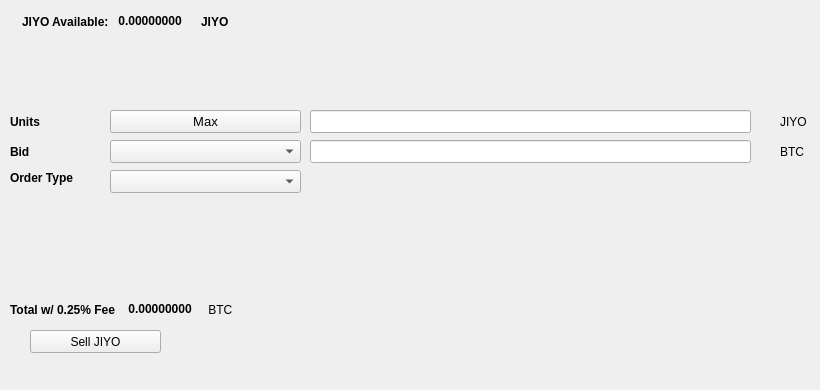
   <widget class="QWidget" name="SellTab">
    <attribute name="title">
     <string>Sell</string>
    </attribute>
    <widget class="QLabel" name="label_16">
     <property name="geometry">
      <rect>
       <x>780</x>
       <y>140</y>
       <width>31</width>
       <height>23</height>
      </rect>
     </property>
     <property name="text">
      <string>BTC</string>
     </property>
    </widget>
    <widget class="QComboBox" name="SellBidcomboBox">
     <property name="geometry">
      <rect>
       <x>110</x>
       <y>140</y>
       <width>191</width>
       <height>23</height>
      </rect>
     </property>
     <property name="font">
      <font>
       <pointsize>10</pointsize>
      </font>
     </property>
    </widget>
    <widget class="QLabel" name="label_18">
     <property name="geometry">
      <rect>
       <x>10</x>
       <y>110</y>
       <width>46</width>
       <height>23</height>
      </rect>
     </property>
     <property name="font">
      <font>
       <weight>75</weight>
       <bold>true</bold>
      </font>
     </property>
     <property name="text">
      <string>Units</string>
     </property>
    </widget>
    <widget class="QPushButton" name="Sell_Max_Amount">
     <property name="geometry">
      <rect>
       <x>110</x>
       <y>110</y>
       <width>191</width>
       <height>23</height>
      </rect>
     </property>
     <property name="font">
      <font>
       <pointsize>10</pointsize>
      </font>
     </property>
     <property name="text">
      <string>Max</string>
     </property>
    </widget>
    <widget class="QLabel" name="label_20">
     <property name="geometry">
      <rect>
       <x>10</x>
       <y>170</y>
       <width>91</width>
       <height>16</height>
      </rect>
     </property>
     <property name="font">
      <font>
       <weight>75</weight>
       <bold>true</bold>
      </font>
     </property>
     <property name="text">
      <string>Order Type</string>
     </property>
    </widget>
    <widget class="QComboBox" name="SellOrdertypeCombo">
     <property name="geometry">
      <rect>
       <x>110</x>
       <y>170</y>
       <width>191</width>
       <height>23</height>
      </rect>
     </property>
     <property name="font">
      <font>
       <pointsize>10</pointsize>
      </font>
     </property>
    </widget>
    <widget class="QLabel" name="label_21">
     <property name="geometry">
      <rect>
       <x>10</x>
       <y>140</y>
       <width>46</width>
       <height>23</height>
      </rect>
     </property>
     <property name="font">
      <font>
       <weight>75</weight>
       <bold>true</bold>
      </font>
     </property>
     <property name="text">
      <string>Bid</string>
     </property>
    </widget>
    <widget class="QLabel" name="label_22">
     <property name="geometry">
      <rect>
       <x>780</x>
       <y>110</y>
       <width>31</width>
       <height>23</height>
      </rect>
     </property>
     <property name="text">
      <string>JIYO</string>
     </property>
    </widget>
    <widget class="QLineEdit" name="UnitsInputJIYO">
     <property name="geometry">
      <rect>
       <x>310</x>
       <y>110</y>
       <width>441</width>
       <height>23</height>
      </rect>
     </property>
     <property name="font">
      <font>
       <pointsize>9</pointsize>
       <weight>75</weight>
       <bold>true</bold>
      </font>
     </property>
    </widget>
    <widget class="QLineEdit" name="SellBidPriceEdit">
     <property name="geometry">
      <rect>
       <x>310</x>
       <y>140</y>
       <width>441</width>
       <height>23</height>
      </rect>
     </property>
     <property name="font">
      <font>
       <pointsize>9</pointsize>
       <weight>75</weight>
       <bold>true</bold>
      </font>
     </property>
    </widget>
    <widget class="QPushButton" name="SellJIYOBTN">
     <property name="geometry">
      <rect>
       <x>30</x>
       <y>330</y>
       <width>131</width>
       <height>23</height>
      </rect>
     </property>
     <property name="text">
      <string>Sell JIYO</string>
     </property>
     <property name="icon">
      <iconset resource="../jiyo">
       <normaloff>:/icons/bitcoin</normaloff>:/icons/bitcoin</iconset>
     </property>
    </widget>
    <widget class="QWidget" name="layoutWidget3">
     <property name="geometry">
      <rect>
       <x>22</x>
       <y>12</y>
       <width>258</width>
       <height>19</height>
      </rect>
     </property>
     <layout class="QHBoxLayout" name="horizontalLayout">
      <item>
       <widget class="QLabel" name="label232_2">
        <property name="font">
         <font>
          <weight>75</weight>
          <bold>true</bold>
         </font>
        </property>
        <property name="text">
         <string>JIYO Available:</string>
        </property>
       </widget>
      </item>
      <item>
       <widget class="QLabel" name="JIYOAvailableLabel">
        <property name="palette">
         <palette>
          <active>
           <colorrole role="WindowText">
            <brush brushstyle="SolidPattern">
             <color alpha="255">
              <red>0</red>
              <green>0</green>
              <blue>0</blue>
             </color>
            </brush>
           </colorrole>
           <colorrole role="Button">
            <brush brushstyle="SolidPattern">
             <color alpha="255">
              <red>0</red>
              <green>170</green>
              <blue>0</blue>
             </color>
            </brush>
           </colorrole>
           <colorrole role="Light">
            <brush brushstyle="SolidPattern">
             <color alpha="255">
              <red>0</red>
              <green>255</green>
              <blue>0</blue>
             </color>
            </brush>
           </colorrole>
           <colorrole role="Midlight">
            <brush brushstyle="SolidPattern">
             <color alpha="255">
              <red>0</red>
              <green>212</green>
              <blue>0</blue>
             </color>
            </brush>
           </colorrole>
           <colorrole role="Dark">
            <brush brushstyle="SolidPattern">
             <color alpha="255">
              <red>0</red>
              <green>85</green>
              <blue>0</blue>
             </color>
            </brush>
           </colorrole>
           <colorrole role="Mid">
            <brush brushstyle="SolidPattern">
             <color alpha="255">
              <red>0</red>
              <green>113</green>
              <blue>0</blue>
             </color>
            </brush>
           </colorrole>
           <colorrole role="Text">
            <brush brushstyle="SolidPattern">
             <color alpha="255">
              <red>0</red>
              <green>170</green>
              <blue>0</blue>
             </color>
            </brush>
           </colorrole>
           <colorrole role="BrightText">
            <brush brushstyle="SolidPattern">
             <color alpha="255">
              <red>255</red>
              <green>255</green>
              <blue>255</blue>
             </color>
            </brush>
           </colorrole>
           <colorrole role="ButtonText">
            <brush brushstyle="SolidPattern">
             <color alpha="255">
              <red>0</red>
              <green>0</green>
              <blue>0</blue>
             </color>
            </brush>
           </colorrole>
           <colorrole role="Base">
            <brush brushstyle="SolidPattern">
             <color alpha="255">
              <red>255</red>
              <green>255</green>
              <blue>255</blue>
             </color>
            </brush>
           </colorrole>
           <colorrole role="Window">
            <brush brushstyle="SolidPattern">
             <color alpha="255">
              <red>0</red>
              <green>170</green>
              <blue>0</blue>
             </color>
            </brush>
           </colorrole>
           <colorrole role="Shadow">
            <brush brushstyle="SolidPattern">
             <color alpha="255">
              <red>0</red>
              <green>0</green>
              <blue>0</blue>
             </color>
            </brush>
           </colorrole>
           <colorrole role="AlternateBase">
            <brush brushstyle="SolidPattern">
             <color alpha="255">
              <red>127</red>
              <green>212</green>
              <blue>127</blue>
             </color>
            </brush>
           </colorrole>
           <colorrole role="ToolTipBase">
            <brush brushstyle="SolidPattern">
             <color alpha="255">
              <red>255</red>
              <green>255</green>
              <blue>220</blue>
             </color>
            </brush>
           </colorrole>
           <colorrole role="ToolTipText">
            <brush brushstyle="SolidPattern">
             <color alpha="255">
              <red>0</red>
              <green>0</green>
              <blue>0</blue>
             </color>
            </brush>
           </colorrole>
          </active>
          <inactive>
           <colorrole role="WindowText">
            <brush brushstyle="SolidPattern">
             <color alpha="255">
              <red>0</red>
              <green>0</green>
              <blue>0</blue>
             </color>
            </brush>
           </colorrole>
           <colorrole role="Button">
            <brush brushstyle="SolidPattern">
             <color alpha="255">
              <red>0</red>
              <green>170</green>
              <blue>0</blue>
             </color>
            </brush>
           </colorrole>
           <colorrole role="Light">
            <brush brushstyle="SolidPattern">
             <color alpha="255">
              <red>0</red>
              <green>255</green>
              <blue>0</blue>
             </color>
            </brush>
           </colorrole>
           <colorrole role="Midlight">
            <brush brushstyle="SolidPattern">
             <color alpha="255">
              <red>0</red>
              <green>212</green>
              <blue>0</blue>
             </color>
            </brush>
           </colorrole>
           <colorrole role="Dark">
            <brush brushstyle="SolidPattern">
             <color alpha="255">
              <red>0</red>
              <green>85</green>
              <blue>0</blue>
             </color>
            </brush>
           </colorrole>
           <colorrole role="Mid">
            <brush brushstyle="SolidPattern">
             <color alpha="255">
              <red>0</red>
              <green>113</green>
              <blue>0</blue>
             </color>
            </brush>
           </colorrole>
           <colorrole role="Text">
            <brush brushstyle="SolidPattern">
             <color alpha="255">
              <red>0</red>
              <green>170</green>
              <blue>0</blue>
             </color>
            </brush>
           </colorrole>
           <colorrole role="BrightText">
            <brush brushstyle="SolidPattern">
             <color alpha="255">
              <red>255</red>
              <green>255</green>
              <blue>255</blue>
             </color>
            </brush>
           </colorrole>
           <colorrole role="ButtonText">
            <brush brushstyle="SolidPattern">
             <color alpha="255">
              <red>0</red>
              <green>0</green>
              <blue>0</blue>
             </color>
            </brush>
           </colorrole>
           <colorrole role="Base">
            <brush brushstyle="SolidPattern">
             <color alpha="255">
              <red>255</red>
              <green>255</green>
              <blue>255</blue>
             </color>
            </brush>
           </colorrole>
           <colorrole role="Window">
            <brush brushstyle="SolidPattern">
             <color alpha="255">
              <red>0</red>
              <green>170</green>
              <blue>0</blue>
             </color>
            </brush>
           </colorrole>
           <colorrole role="Shadow">
            <brush brushstyle="SolidPattern">
             <color alpha="255">
              <red>0</red>
              <green>0</green>
              <blue>0</blue>
             </color>
            </brush>
           </colorrole>
           <colorrole role="AlternateBase">
            <brush brushstyle="SolidPattern">
             <color alpha="255">
              <red>127</red>
              <green>212</green>
              <blue>127</blue>
             </color>
            </brush>
           </colorrole>
           <colorrole role="ToolTipBase">
            <brush brushstyle="SolidPattern">
             <color alpha="255">
              <red>255</red>
              <green>255</green>
              <blue>220</blue>
             </color>
            </brush>
           </colorrole>
           <colorrole role="ToolTipText">
            <brush brushstyle="SolidPattern">
             <color alpha="255">
              <red>0</red>
              <green>0</green>
              <blue>0</blue>
             </color>
            </brush>
           </colorrole>
          </inactive>
          <disabled>
           <colorrole role="WindowText">
            <brush brushstyle="SolidPattern">
             <color alpha="255">
              <red>0</red>
              <green>85</green>
              <blue>0</blue>
             </color>
            </brush>
           </colorrole>
           <colorrole role="Button">
            <brush brushstyle="SolidPattern">
             <color alpha="255">
              <red>0</red>
              <green>170</green>
              <blue>0</blue>
             </color>
            </brush>
           </colorrole>
           <colorrole role="Light">
            <brush brushstyle="SolidPattern">
             <color alpha="255">
              <red>0</red>
              <green>255</green>
              <blue>0</blue>
             </color>
            </brush>
           </colorrole>
           <colorrole role="Midlight">
            <brush brushstyle="SolidPattern">
             <color alpha="255">
              <red>0</red>
              <green>212</green>
              <blue>0</blue>
             </color>
            </brush>
           </colorrole>
           <colorrole role="Dark">
            <brush brushstyle="SolidPattern">
             <color alpha="255">
              <red>0</red>
              <green>85</green>
              <blue>0</blue>
             </color>
            </brush>
           </colorrole>
           <colorrole role="Mid">
            <brush brushstyle="SolidPattern">
             <color alpha="255">
              <red>0</red>
              <green>113</green>
              <blue>0</blue>
             </color>
            </brush>
           </colorrole>
           <colorrole role="Text">
            <brush brushstyle="SolidPattern">
             <color alpha="255">
              <red>0</red>
              <green>85</green>
              <blue>0</blue>
             </color>
            </brush>
           </colorrole>
           <colorrole role="BrightText">
            <brush brushstyle="SolidPattern">
             <color alpha="255">
              <red>255</red>
              <green>255</green>
              <blue>255</blue>
             </color>
            </brush>
           </colorrole>
           <colorrole role="ButtonText">
            <brush brushstyle="SolidPattern">
             <color alpha="255">
              <red>0</red>
              <green>85</green>
              <blue>0</blue>
             </color>
            </brush>
           </colorrole>
           <colorrole role="Base">
            <brush brushstyle="SolidPattern">
             <color alpha="255">
              <red>0</red>
              <green>170</green>
              <blue>0</blue>
             </color>
            </brush>
           </colorrole>
           <colorrole role="Window">
            <brush brushstyle="SolidPattern">
             <color alpha="255">
              <red>0</red>
              <green>170</green>
              <blue>0</blue>
             </color>
            </brush>
           </colorrole>
           <colorrole role="Shadow">
            <brush brushstyle="SolidPattern">
             <color alpha="255">
              <red>0</red>
              <green>0</green>
              <blue>0</blue>
             </color>
            </brush>
           </colorrole>
           <colorrole role="AlternateBase">
            <brush brushstyle="SolidPattern">
             <color alpha="255">
              <red>0</red>
              <green>170</green>
              <blue>0</blue>
             </color>
            </brush>
           </colorrole>
           <colorrole role="ToolTipBase">
            <brush brushstyle="SolidPattern">
             <color alpha="255">
              <red>255</red>
              <green>255</green>
              <blue>220</blue>
             </color>
            </brush>
           </colorrole>
           <colorrole role="ToolTipText">
            <brush brushstyle="SolidPattern">
             <color alpha="255">
              <red>0</red>
              <green>0</green>
              <blue>0</blue>
             </color>
            </brush>
           </colorrole>
          </disabled>
         </palette>
        </property>
        <property name="font">
         <font>
          <weight>75</weight>
          <bold>true</bold>
         </font>
        </property>
        <property name="text">
         <string> 0.00000000 </string>
        </property>
        <property name="textInteractionFlags">
         <set>Qt::LinksAccessibleByMouse|Qt::TextSelectableByKeyboard|Qt::TextSelectableByMouse</set>
        </property>
       </widget>
      </item>
      <item>
       <widget class="QLabel" name="labelJIYO">
        <property name="font">
         <font>
          <weight>75</weight>
          <bold>true</bold>
         </font>
        </property>
        <property name="text">
         <string>JIYO</string>
        </property>
       </widget>
      </item>
     </layout>
    </widget>
    <widget class="QWidget" name="layoutWidget">
     <property name="geometry">
      <rect>
       <x>10</x>
       <y>300</y>
       <width>268</width>
       <height>19</height>
      </rect>
     </property>
     <layout class="QHBoxLayout" name="horizontalLayout_2">
      <item>
       <widget class="QLabel" name="label_19">
        <property name="font">
         <font>
          <weight>75</weight>
          <bold>true</bold>
         </font>
        </property>
        <property name="text">
         <string>Total w/ 0.25% Fee </string>
        </property>
       </widget>
      </item>
      <item>
       <widget class="QLabel" name="SellCostLabel">
        <property name="palette">
         <palette>
          <active>
           <colorrole role="WindowText">
            <brush brushstyle="SolidPattern">
             <color alpha="255">
              <red>0</red>
              <green>0</green>
              <blue>0</blue>
             </color>
            </brush>
           </colorrole>
           <colorrole role="Button">
            <brush brushstyle="SolidPattern">
             <color alpha="255">
              <red>0</red>
              <green>170</green>
              <blue>0</blue>
             </color>
            </brush>
           </colorrole>
           <colorrole role="Light">
            <brush brushstyle="SolidPattern">
             <color alpha="255">
              <red>0</red>
              <green>255</green>
              <blue>0</blue>
             </color>
            </brush>
           </colorrole>
           <colorrole role="Midlight">
            <brush brushstyle="SolidPattern">
             <color alpha="255">
              <red>0</red>
              <green>212</green>
              <blue>0</blue>
             </color>
            </brush>
           </colorrole>
           <colorrole role="Dark">
            <brush brushstyle="SolidPattern">
             <color alpha="255">
              <red>0</red>
              <green>85</green>
              <blue>0</blue>
             </color>
            </brush>
           </colorrole>
           <colorrole role="Mid">
            <brush brushstyle="SolidPattern">
             <color alpha="255">
              <red>0</red>
              <green>113</green>
              <blue>0</blue>
             </color>
            </brush>
           </colorrole>
           <colorrole role="Text">
            <brush brushstyle="SolidPattern">
             <color alpha="255">
              <red>0</red>
              <green>170</green>
              <blue>0</blue>
             </color>
            </brush>
           </colorrole>
           <colorrole role="BrightText">
            <brush brushstyle="SolidPattern">
             <color alpha="255">
              <red>255</red>
              <green>255</green>
              <blue>255</blue>
             </color>
            </brush>
           </colorrole>
           <colorrole role="ButtonText">
            <brush brushstyle="SolidPattern">
             <color alpha="255">
              <red>0</red>
              <green>0</green>
              <blue>0</blue>
             </color>
            </brush>
           </colorrole>
           <colorrole role="Base">
            <brush brushstyle="SolidPattern">
             <color alpha="255">
              <red>255</red>
              <green>255</green>
              <blue>255</blue>
             </color>
            </brush>
           </colorrole>
           <colorrole role="Window">
            <brush brushstyle="SolidPattern">
             <color alpha="255">
              <red>0</red>
              <green>170</green>
              <blue>0</blue>
             </color>
            </brush>
           </colorrole>
           <colorrole role="Shadow">
            <brush brushstyle="SolidPattern">
             <color alpha="255">
              <red>0</red>
              <green>0</green>
              <blue>0</blue>
             </color>
            </brush>
           </colorrole>
           <colorrole role="AlternateBase">
            <brush brushstyle="SolidPattern">
             <color alpha="255">
              <red>127</red>
              <green>212</green>
              <blue>127</blue>
             </color>
            </brush>
           </colorrole>
           <colorrole role="ToolTipBase">
            <brush brushstyle="SolidPattern">
             <color alpha="255">
              <red>255</red>
              <green>255</green>
              <blue>220</blue>
             </color>
            </brush>
           </colorrole>
           <colorrole role="ToolTipText">
            <brush brushstyle="SolidPattern">
             <color alpha="255">
              <red>0</red>
              <green>0</green>
              <blue>0</blue>
             </color>
            </brush>
           </colorrole>
          </active>
          <inactive>
           <colorrole role="WindowText">
            <brush brushstyle="SolidPattern">
             <color alpha="255">
              <red>0</red>
              <green>0</green>
              <blue>0</blue>
             </color>
            </brush>
           </colorrole>
           <colorrole role="Button">
            <brush brushstyle="SolidPattern">
             <color alpha="255">
              <red>0</red>
              <green>170</green>
              <blue>0</blue>
             </color>
            </brush>
           </colorrole>
           <colorrole role="Light">
            <brush brushstyle="SolidPattern">
             <color alpha="255">
              <red>0</red>
              <green>255</green>
              <blue>0</blue>
             </color>
            </brush>
           </colorrole>
           <colorrole role="Midlight">
            <brush brushstyle="SolidPattern">
             <color alpha="255">
              <red>0</red>
              <green>212</green>
              <blue>0</blue>
             </color>
            </brush>
           </colorrole>
           <colorrole role="Dark">
            <brush brushstyle="SolidPattern">
             <color alpha="255">
              <red>0</red>
              <green>85</green>
              <blue>0</blue>
             </color>
            </brush>
           </colorrole>
           <colorrole role="Mid">
            <brush brushstyle="SolidPattern">
             <color alpha="255">
              <red>0</red>
              <green>113</green>
              <blue>0</blue>
             </color>
            </brush>
           </colorrole>
           <colorrole role="Text">
            <brush brushstyle="SolidPattern">
             <color alpha="255">
              <red>0</red>
              <green>170</green>
              <blue>0</blue>
             </color>
            </brush>
           </colorrole>
           <colorrole role="BrightText">
            <brush brushstyle="SolidPattern">
             <color alpha="255">
              <red>255</red>
              <green>255</green>
              <blue>255</blue>
             </color>
            </brush>
           </colorrole>
           <colorrole role="ButtonText">
            <brush brushstyle="SolidPattern">
             <color alpha="255">
              <red>0</red>
              <green>0</green>
              <blue>0</blue>
             </color>
            </brush>
           </colorrole>
           <colorrole role="Base">
            <brush brushstyle="SolidPattern">
             <color alpha="255">
              <red>255</red>
              <green>255</green>
              <blue>255</blue>
             </color>
            </brush>
           </colorrole>
           <colorrole role="Window">
            <brush brushstyle="SolidPattern">
             <color alpha="255">
              <red>0</red>
              <green>170</green>
              <blue>0</blue>
             </color>
            </brush>
           </colorrole>
           <colorrole role="Shadow">
            <brush brushstyle="SolidPattern">
             <color alpha="255">
              <red>0</red>
              <green>0</green>
              <blue>0</blue>
             </color>
            </brush>
           </colorrole>
           <colorrole role="AlternateBase">
            <brush brushstyle="SolidPattern">
             <color alpha="255">
              <red>127</red>
              <green>212</green>
              <blue>127</blue>
             </color>
            </brush>
           </colorrole>
           <colorrole role="ToolTipBase">
            <brush brushstyle="SolidPattern">
             <color alpha="255">
              <red>255</red>
              <green>255</green>
              <blue>220</blue>
             </color>
            </brush>
           </colorrole>
           <colorrole role="ToolTipText">
            <brush brushstyle="SolidPattern">
             <color alpha="255">
              <red>0</red>
              <green>0</green>
              <blue>0</blue>
             </color>
            </brush>
           </colorrole>
          </inactive>
          <disabled>
           <colorrole role="WindowText">
            <brush brushstyle="SolidPattern">
             <color alpha="255">
              <red>0</red>
              <green>85</green>
              <blue>0</blue>
             </color>
            </brush>
           </colorrole>
           <colorrole role="Button">
            <brush brushstyle="SolidPattern">
             <color alpha="255">
              <red>0</red>
              <green>170</green>
              <blue>0</blue>
             </color>
            </brush>
           </colorrole>
           <colorrole role="Light">
            <brush brushstyle="SolidPattern">
             <color alpha="255">
              <red>0</red>
              <green>255</green>
              <blue>0</blue>
             </color>
            </brush>
           </colorrole>
           <colorrole role="Midlight">
            <brush brushstyle="SolidPattern">
             <color alpha="255">
              <red>0</red>
              <green>212</green>
              <blue>0</blue>
             </color>
            </brush>
           </colorrole>
           <colorrole role="Dark">
            <brush brushstyle="SolidPattern">
             <color alpha="255">
              <red>0</red>
              <green>85</green>
              <blue>0</blue>
             </color>
            </brush>
           </colorrole>
           <colorrole role="Mid">
            <brush brushstyle="SolidPattern">
             <color alpha="255">
              <red>0</red>
              <green>113</green>
              <blue>0</blue>
             </color>
            </brush>
           </colorrole>
           <colorrole role="Text">
            <brush brushstyle="SolidPattern">
             <color alpha="255">
              <red>0</red>
              <green>85</green>
              <blue>0</blue>
             </color>
            </brush>
           </colorrole>
           <colorrole role="BrightText">
            <brush brushstyle="SolidPattern">
             <color alpha="255">
              <red>255</red>
              <green>255</green>
              <blue>255</blue>
             </color>
            </brush>
           </colorrole>
           <colorrole role="ButtonText">
            <brush brushstyle="SolidPattern">
             <color alpha="255">
              <red>0</red>
              <green>85</green>
              <blue>0</blue>
             </color>
            </brush>
           </colorrole>
           <colorrole role="Base">
            <brush brushstyle="SolidPattern">
             <color alpha="255">
              <red>0</red>
              <green>170</green>
              <blue>0</blue>
             </color>
            </brush>
           </colorrole>
           <colorrole role="Window">
            <brush brushstyle="SolidPattern">
             <color alpha="255">
              <red>0</red>
              <green>170</green>
              <blue>0</blue>
             </color>
            </brush>
           </colorrole>
           <colorrole role="Shadow">
            <brush brushstyle="SolidPattern">
             <color alpha="255">
              <red>0</red>
              <green>0</green>
              <blue>0</blue>
             </color>
            </brush>
           </colorrole>
           <colorrole role="AlternateBase">
            <brush brushstyle="SolidPattern">
             <color alpha="255">
              <red>0</red>
              <green>170</green>
              <blue>0</blue>
             </color>
            </brush>
           </colorrole>
           <colorrole role="ToolTipBase">
            <brush brushstyle="SolidPattern">
             <color alpha="255">
              <red>255</red>
              <green>255</green>
              <blue>220</blue>
             </color>
            </brush>
           </colorrole>
           <colorrole role="ToolTipText">
            <brush brushstyle="SolidPattern">
             <color alpha="255">
              <red>0</red>
              <green>0</green>
              <blue>0</blue>
             </color>
            </brush>
           </colorrole>
          </disabled>
         </palette>
        </property>
        <property name="font">
         <font>
          <weight>75</weight>
          <bold>true</bold>
         </font>
        </property>
        <property name="autoFillBackground">
         <bool>false</bool>
        </property>
        <property name="text">
         <string> 0.00000000</string>
        </property>
        <property name="textInteractionFlags">
         <set>Qt::LinksAccessibleByMouse|Qt::TextSelectableByMouse</set>
        </property>
       </widget>
      </item>
      <item>
       <widget class="QLabel" name="label_17">
        <property name="font">
         <font>
          <weight>50</weight>
          <bold>false</bold>
         </font>
        </property>
        <property name="text">
         <string> BTC</string>
        </property>
       </widget>
      </item>
     </layout>
    </widget>
    <widget class="QLabel" name="label_23">
     <property name="geometry">
      <rect>
       <x>460</x>
       <y>300</y>
       <width>281</width>
       <height>81</height>
      </rect>
     </property>
     <property name="text">
      <string/>
     </property>
     <property name="pixmap">
      <pixmap>:/images/bittrex</pixmap>
     </property>
    </widget>
   </widget>
